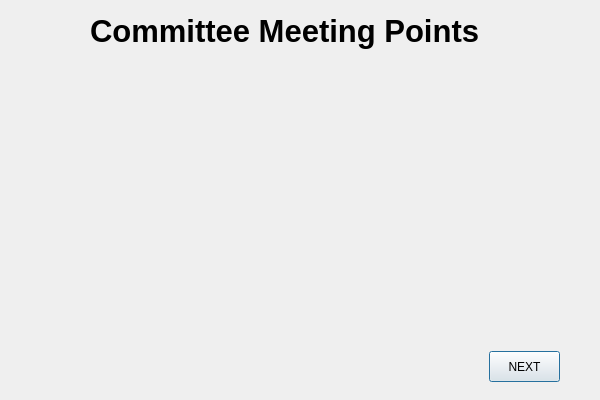
<?xml version="1.0" encoding="UTF-8"?>
<ui version="4.0">
 <class>committee_meeting</class>
 <widget class="QDialog" name="committee_meeting">
  <property name="geometry">
   <rect>
    <x>0</x>
    <y>0</y>
    <width>600</width>
    <height>400</height>
   </rect>
  </property>
  <property name="minimumSize">
   <size>
    <width>600</width>
    <height>400</height>
   </size>
  </property>
  <property name="maximumSize">
   <size>
    <width>600</width>
    <height>400</height>
   </size>
  </property>
  <property name="windowTitle">
   <string>Dialog</string>
  </property>
  <widget class="QLabel" name="committee_title">
   <property name="geometry">
    <rect>
     <x>90</x>
     <y>-30</y>
     <width>431</width>
     <height>121</height>
    </rect>
   </property>
   <property name="font">
    <font>
     <pointsize>23</pointsize>
     <weight>75</weight>
     <bold>true</bold>
    </font>
   </property>
   <property name="text">
    <string>Committee Meeting Points</string>
   </property>
  </widget>
  <widget class="QLabel" name="backLabel">
   <property name="geometry">
    <rect>
     <x>-260</x>
     <y>-280</y>
     <width>1701</width>
     <height>1041</height>
    </rect>
   </property>
   <property name="text">
    <string/>
   </property>
  </widget>
  <widget class="QPushButton" name="next_button">
   <property name="geometry">
    <rect>
     <x>489</x>
     <y>351</y>
     <width>71</width>
     <height>31</height>
    </rect>
   </property>
   <property name="text">
    <string>NEXT</string>
   </property>
  </widget>
  <zorder>backLabel</zorder>
  <zorder>committee_title</zorder>
  <zorder>next_button</zorder>
 </widget>
 <resources/>
 <connections/>
</ui>
